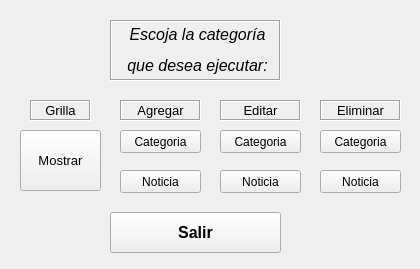
<?xml version="1.0" encoding="UTF-8"?>
<ui version="4.0">
 <class>ui_portal_adm</class>
 <widget class="QMainWindow" name="ui_portal_adm">
  <property name="geometry">
   <rect>
    <x>0</x>
    <y>0</y>
    <width>420</width>
    <height>269</height>
   </rect>
  </property>
  <property name="minimumSize">
   <size>
    <width>420</width>
    <height>269</height>
   </size>
  </property>
  <property name="maximumSize">
   <size>
    <width>420</width>
    <height>269</height>
   </size>
  </property>
  <property name="windowTitle">
   <string>ui_portal</string>
  </property>
  <widget class="QWidget" name="centralWidget">
   <widget class="QLabel" name="label">
    <property name="geometry">
     <rect>
      <x>110</x>
      <y>20</y>
      <width>171</width>
      <height>61</height>
     </rect>
    </property>
    <property name="font">
     <font>
      <pointsize>12</pointsize>
     </font>
    </property>
    <property name="frameShape">
     <enum>QFrame::Box</enum>
    </property>
    <property name="frameShadow">
     <enum>QFrame::Sunken</enum>
    </property>
    <property name="lineWidth">
     <number>1</number>
    </property>
    <property name="midLineWidth">
     <number>0</number>
    </property>
    <property name="text">
     <string>&lt;html&gt;&lt;head/&gt;&lt;body&gt;&lt;p align=&quot;center&quot;&gt;&lt;span style=&quot; font-size:12pt; font-style:italic;&quot;&gt;Escoja la categoría&lt;/span&gt;&lt;/p&gt;&lt;p align=&quot;center&quot;&gt;&lt;span style=&quot; font-size:12pt; font-style:italic;&quot;&gt;que desea ejecutar:&lt;/span&gt;&lt;/p&gt;&lt;/body&gt;&lt;/html&gt;</string>
    </property>
   </widget>
   <widget class="QPushButton" name="pushButton">
    <property name="geometry">
     <rect>
      <x>20</x>
      <y>130</y>
      <width>81</width>
      <height>61</height>
     </rect>
    </property>
    <property name="font">
     <font>
      <pointsize>10</pointsize>
     </font>
    </property>
    <property name="text">
     <string>Mostrar</string>
    </property>
   </widget>
   <widget class="QPushButton" name="pushButton_2">
    <property name="geometry">
     <rect>
      <x>120</x>
      <y>130</y>
      <width>81</width>
      <height>23</height>
     </rect>
    </property>
    <property name="text">
     <string>Categoria</string>
    </property>
   </widget>
   <widget class="QPushButton" name="pushButton_3">
    <property name="geometry">
     <rect>
      <x>120</x>
      <y>170</y>
      <width>81</width>
      <height>23</height>
     </rect>
    </property>
    <property name="text">
     <string>Noticia</string>
    </property>
   </widget>
   <widget class="QPushButton" name="pushButton_4">
    <property name="geometry">
     <rect>
      <x>220</x>
      <y>130</y>
      <width>81</width>
      <height>23</height>
     </rect>
    </property>
    <property name="text">
     <string>Categoria</string>
    </property>
   </widget>
   <widget class="QPushButton" name="pushButton_5">
    <property name="geometry">
     <rect>
      <x>220</x>
      <y>170</y>
      <width>81</width>
      <height>23</height>
     </rect>
    </property>
    <property name="text">
     <string>Noticia</string>
    </property>
   </widget>
   <widget class="QPushButton" name="pushButton_6">
    <property name="geometry">
     <rect>
      <x>320</x>
      <y>130</y>
      <width>81</width>
      <height>23</height>
     </rect>
    </property>
    <property name="text">
     <string>Categoria</string>
    </property>
   </widget>
   <widget class="QPushButton" name="pushButton_7">
    <property name="geometry">
     <rect>
      <x>320</x>
      <y>170</y>
      <width>81</width>
      <height>23</height>
     </rect>
    </property>
    <property name="text">
     <string>Noticia</string>
    </property>
   </widget>
   <widget class="QLabel" name="label_2">
    <property name="geometry">
     <rect>
      <x>30</x>
      <y>100</y>
      <width>61</width>
      <height>21</height>
     </rect>
    </property>
    <property name="frameShape">
     <enum>QFrame::Box</enum>
    </property>
    <property name="frameShadow">
     <enum>QFrame::Sunken</enum>
    </property>
    <property name="text">
     <string>&lt;html&gt;&lt;head/&gt;&lt;body&gt;&lt;p align=&quot;center&quot;&gt;&lt;span style=&quot; font-size:10pt;&quot;&gt;Grilla&lt;/span&gt;&lt;/p&gt;&lt;/body&gt;&lt;/html&gt;</string>
    </property>
    <property name="alignment">
     <set>Qt::AlignCenter</set>
    </property>
   </widget>
   <widget class="QLabel" name="label_3">
    <property name="geometry">
     <rect>
      <x>120</x>
      <y>100</y>
      <width>81</width>
      <height>21</height>
     </rect>
    </property>
    <property name="frameShape">
     <enum>QFrame::Box</enum>
    </property>
    <property name="frameShadow">
     <enum>QFrame::Sunken</enum>
    </property>
    <property name="text">
     <string>&lt;html&gt;&lt;head/&gt;&lt;body&gt;&lt;p align=&quot;center&quot;&gt;&lt;span style=&quot; font-size:10pt;&quot;&gt;Agregar&lt;/span&gt;&lt;/p&gt;&lt;/body&gt;&lt;/html&gt;</string>
    </property>
    <property name="alignment">
     <set>Qt::AlignCenter</set>
    </property>
   </widget>
   <widget class="QLabel" name="label_4">
    <property name="geometry">
     <rect>
      <x>220</x>
      <y>100</y>
      <width>81</width>
      <height>21</height>
     </rect>
    </property>
    <property name="frameShape">
     <enum>QFrame::Box</enum>
    </property>
    <property name="frameShadow">
     <enum>QFrame::Sunken</enum>
    </property>
    <property name="text">
     <string>&lt;html&gt;&lt;head/&gt;&lt;body&gt;&lt;p align=&quot;center&quot;&gt;&lt;span style=&quot; font-size:10pt;&quot;&gt;Editar&lt;/span&gt;&lt;/p&gt;&lt;/body&gt;&lt;/html&gt;</string>
    </property>
    <property name="alignment">
     <set>Qt::AlignCenter</set>
    </property>
   </widget>
   <widget class="QLabel" name="label_5">
    <property name="geometry">
     <rect>
      <x>320</x>
      <y>100</y>
      <width>81</width>
      <height>21</height>
     </rect>
    </property>
    <property name="frameShape">
     <enum>QFrame::Box</enum>
    </property>
    <property name="frameShadow">
     <enum>QFrame::Sunken</enum>
    </property>
    <property name="text">
     <string>&lt;html&gt;&lt;head/&gt;&lt;body&gt;&lt;p align=&quot;center&quot;&gt;&lt;span style=&quot; font-size:10pt;&quot;&gt;Eliminar&lt;/span&gt;&lt;/p&gt;&lt;/body&gt;&lt;/html&gt;</string>
    </property>
    <property name="alignment">
     <set>Qt::AlignCenter</set>
    </property>
   </widget>
   <widget class="QPushButton" name="pushButton_8">
    <property name="geometry">
     <rect>
      <x>110</x>
      <y>212</y>
      <width>171</width>
      <height>41</height>
     </rect>
    </property>
    <property name="font">
     <font>
      <pointsize>12</pointsize>
      <weight>75</weight>
      <bold>true</bold>
      <strikeout>false</strikeout>
      <stylestrategy>PreferDefault</stylestrategy>
     </font>
    </property>
    <property name="text">
     <string>Salir</string>
    </property>
   </widget>
  </widget>
 </widget>
 <layoutdefault spacing="6" margin="11"/>
 <resources/>
 <connections/>
</ui>
